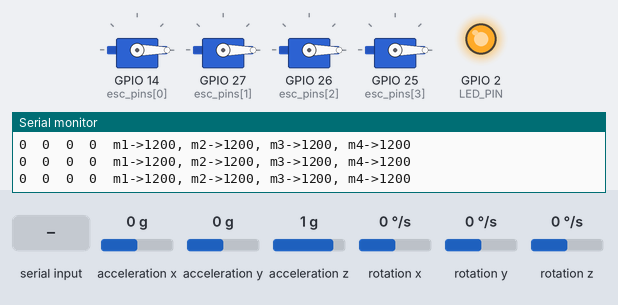
A sketch run on a simulated ESP32. Shown: 4 × servo, output pins drawn as LEDs (lit = HIGH), the last lines printed to the serial monitor. The test bench sets the inputs (shaded band); at power-on: acceleration y 0 g, acceleration z 1 g, acceleration x 0 g, rotation x 0 °/s, rotation y 0 °/s, rotation z 0 °/s.

Above: at 3.8 s.
3.9 s: "1\n" received over the second serial link
At 4.9 s:
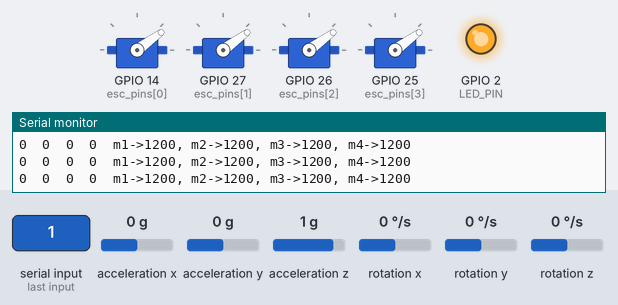
5.4 s: acceleration y set to -1.4 g
At 5.9 s:
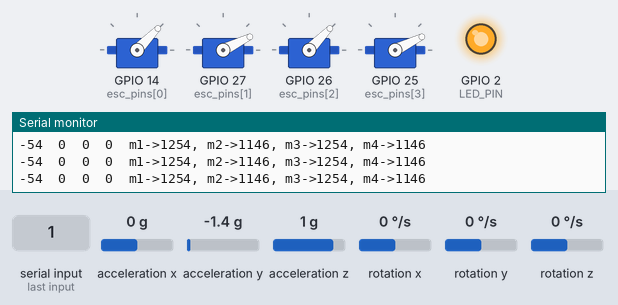
6.9 s: acceleration z set to -1.4 g
At 8.1 s:
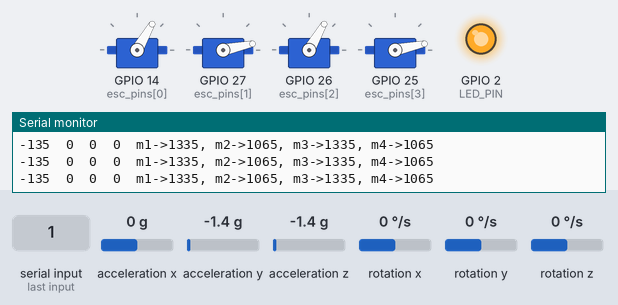
8.4 s: "90,45\n" received over the second serial link
At 9.5 s:
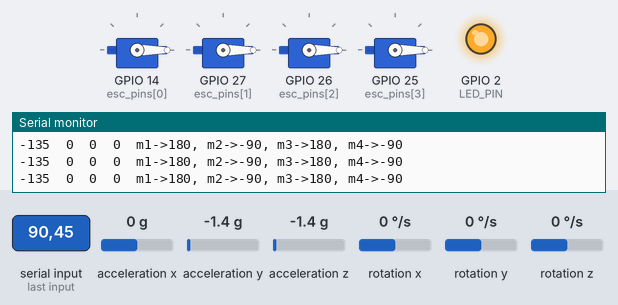
Timing chart, 0 to 10.9 s (numbered marks = the images above; inputs shaded):
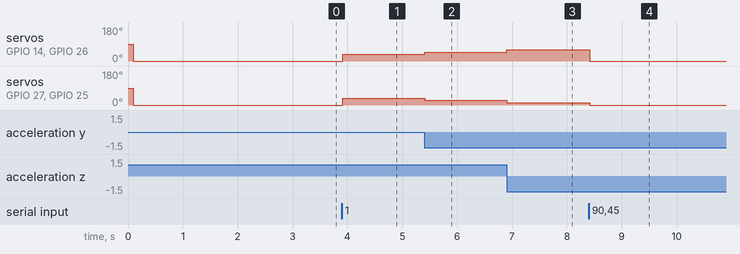

The sketch:

flight_controller.ino
```cpp
#define LED_PIN LED_BUILTIN

////////////////// Orientation related constants /////////////////////////////////////
float roll_b = 0, pitch_b = 0, yaw_b = 0, X_b = 0, Y_b = 0, Z_b = 0; // bias values for mpu6050
float roll_cf = 65.5, pitch_cf = 65.5, yaw_cf = 65.5, X_cf = 4096, Y_cf = 4096, Z_cf = 4096; // bias values for mpu6050

int mpu6050_status = 0;
int roll_index = 0, pitch_index = 1, yaw_index = 2, alt_index = 3;
int16_t raw_roll, raw_pitch, raw_yaw, raw_accX, raw_accY, raw_accZ;  // raw values

float orientation_from_gyro[3] = {0, 0, 0};
float orientation_from_acc[3] = {0, 0, 0};
float orientation[4] = {0, 0, 0, 0};

float KalmanAngleRoll=0, KalmanUncertaintyAngleRoll=2*2;
float KalmanAnglePitch=0, KalmanUncertaintyAnglePitch=2*2;


///////////////////////// PID related constants //////////////////////////////////
float p_gains[4] = {1, 0, 0, 0};
float i_gains[4] = {0, 0, 0, 0};
float d_gains[4] = {0, 0, 0, 0};
int setpoints[4] = {0, 0, 0, 0};
float errors[4] = {0, 0, 0, 0};
float prev_errors[4] = {0, 0, 0, 0};
float error_sum[4] = {0, 0, 0, 0};
int pid_out[4] = {0, 0, 0, 0};
int base_throttle = 1200;

//////////////////////// ESC related /////////////////////////////////////
// some settings
int order_of_motors[4] = {0, 1, 2, 3}; // order of the motors -> {top_left, top_right, bottom_left, bottom_right}
int motor_min_speed = 1000;
int motor_max_speed = 2000;
int speed_diff = motor_max_speed - motor_min_speed;
int max_values[4] = {400, 400, 400, speed_diff}; // roll, pitch, yaw, altitude

// run time variables
int motor_states[4] = {0, 0, 0, 0};
int motors_speed[4] = {motor_min_speed, motor_min_speed, motor_min_speed, motor_min_speed};

/////////////////////// execution related //////////////////////
unsigned long prevTime = micros();
unsigned long lastPIDTime = micros();
int mode = 10;//10->setup 0->standby, 1->motor_calib, 2->imu_calib, 3->guided, 4-> auto

int sampling_time = 4000; // microseconds
float dt = sampling_time / 1000000.0;  // Correct conversion to seconds

int count = 0;
unsigned long countTime = micros();

void setup() {
    Serial.begin(115200);
    Serial2.begin(57600, SERIAL_8N1, 16, 17);

    pinMode(LED_PIN, OUTPUT);
    digitalWrite(LED_PIN, LOW);
    Serial.println("(: Drone started :)");

    // **Step 2: Motor Setup**
    setup_motors();

    // **Step 5: Gyro setup**
    gyro_setup();

    // **Step 6: Ready**
    Serial.println("Drone Ready!");
    digitalWrite(LED_PIN, HIGH); // Solid ON for Wi-Fi connected

    mode = 0;
}

void loop() {
  count++;

// communication to get commands and pid
  unsigned long t1 = micros();
  if (Serial2.available()) {
    String receivedData = Serial2.readStringUntil('\n'); // Read the full line

    Serial.println(receivedData);

    // Parse the received string
    sscanf(receivedData.c_str(), "%d,%d,%f,%f,%f,%f,%f,%f,%f,%f,%f",
            &mode, &base_throttle, &p_gains[roll_index], &i_gains[roll_index], &d_gains[roll_index], &p_gains[pitch_index], &i_gains[pitch_index], &d_gains[pitch_index]);

      // // Print parsed values
      // Serial.println("Parsed Values:");
      // Serial.print("Mode: "); Serial.println(mode);
      // Serial.print("Roll PID: "); Serial.print(p_gains[roll_index]); Serial.print(", "); Serial.print(i_gains[roll_index]); Serial.print(", "); Serial.println(d_gains[roll_index]);
      // Serial.print("Pitch PID: "); Serial.print(p_gains[pitch_index]); Serial.print(", "); Serial.print(i_gains[pitch_index]); Serial.print(", "); Serial.println(d_gains[pitch_index]);
      // Serial.print("Yaw PID: "); Serial.print(p_gains[yaw_index]); Serial.print(", "); Serial.print(i_gains[yaw_index]); Serial.print(", "); Serial.println(d_gains[yaw_index]);
      // Serial.print("Base Throttle: "); Serial.println(base_throttle);
  }

  // unsigned long t2 = micros();
  find_orientation();

  // unsigned long t3 = micros();
  pid();

  // unsigned long t4 = micros();
  if(mode != 1){
    motors_speed[0] = motor_min_speed;
    motors_speed[1] = motor_min_speed;
    motors_speed[2] = motor_min_speed;
    motors_speed[3] = motor_min_speed;
  }
  spin_motors();

  // unsigned long t5 = micros();

  // if(micros() - countTime >= 1000000){
  //   Serial.println(count);
  //   countTime = micros();
  // }


  // Measure execution time
  while(micros() - prevTime < sampling_time);
  // unsigned long t6 = micros();


  // Serial.print(count);
  // Serial.print(" Execution Time(in micro seconds)-> ");
  // Serial.print(" uart: "); Serial.print(t2 - t1);
  // Serial.print(" gyro: "); Serial.print(t3 - t2);
  // Serial.print(" pid: "); Serial.print(t4 - t3);
  // Serial.print(" motors: "); Serial.print(t5 - t4);
  // Serial.print(" while: "); Serial.println(t6 - t5);

  prevTime = micros();
}
```

gyro.ino
```cpp
#include "Wire.h"
#include "MPU6050_6Axis_MotionApps20.h"

MPU6050 mpu;
bool dmpReady = false;
uint16_t packetSize;
uint8_t fifoBuffer[64];

Quaternion q;
VectorFloat gravity;
float ypr[3];

void gyro_setup() {
    Serial.begin(115200);
    Wire.begin();
    Wire.setClock(400000);
    mpu.initialize();

    Serial.println("Calibrating MPU6050...");
    mpu.CalibrateAccel(10);
    mpu.CalibrateGyro(10);

    if (mpu.dmpInitialize() != 0) {
        Serial.println("DMP Initialization Failed!");
        while (1);
    }

    Serial.println("MPU6050 Initialized!");
    mpu.setDMPEnabled(true);
    dmpReady = true;
    packetSize = mpu.dmpGetFIFOPacketSize();
}

void find_orientation() {
    if (!dmpReady) return;

    if (mpu.getFIFOCount() == 1024) { // Handle FIFO overflow
        mpu.resetFIFO();
        Serial.println("FIFO Overflow! Resetting...");
        return;
    }

    if (mpu.getFIFOCount() < packetSize) return;

    mpu.getFIFOBytes(fifoBuffer, packetSize);

    mpu.dmpGetQuaternion(&q, fifoBuffer);
    mpu.dmpGetGravity(&gravity, &q);
    mpu.dmpGetYawPitchRoll(ypr, &q, &gravity);

    // // Axis corrections (if needed)
    // ypr[0] = -ypr[0]; // Invert Yaw if necessary
    // ypr[1] = -ypr[1]; // Invert Pitch if necessary
    // ypr[2] = ypr[2];  // Keep Roll as is

    // Axis corrections (if needed)
    orientation[yaw_index] = ypr[0] * 180/M_PI; // Invert Yaw if necessary
    orientation[pitch_index] = ypr[1] * 180/M_PI; // Invert Pitch if necessary
    orientation[roll_index] = ypr[2] * 180/M_PI;  // Keep Roll as is

    // Serial.print("Yaw: ");
    // Serial.print(ypr[0] * 180/M_PI);
    // Serial.print(" | Pitch: ");
    // Serial.print(ypr[1] * 180/M_PI);
    // Serial.print(" | Roll: ");
    // Serial.println(ypr[2] * 180/M_PI);
}
```

motors.ino
```cpp
#include <ESP32Servo.h>

Servo motor_tl;
Servo motor_tr;
Servo motor_bl;
Servo motor_br;

int speed_factor = (motor_max_speed - motor_min_speed) / 2;

int esc_pins[4] = {14, 27, 26, 25};

void setup_motors() {
    Serial.println("Motor Setup");

    ESP32PWM::allocateTimer(0);
    ESP32PWM::allocateTimer(1);
    ESP32PWM::allocateTimer(2);
    ESP32PWM::allocateTimer(3);

    motor_tl.setPeriodHertz(50);  // 50Hz PWM signal
    motor_tr.setPeriodHertz(50);
    motor_bl.setPeriodHertz(50);
    motor_br.setPeriodHertz(50);

    motor_tl.attach(esc_pins[order_of_motors[0]], motor_min_speed, motor_max_speed);
    motor_tr.attach(esc_pins[order_of_motors[1]], motor_min_speed, motor_max_speed);
    motor_bl.attach(esc_pins[order_of_motors[2]], motor_min_speed, motor_max_speed);
    motor_br.attach(esc_pins[order_of_motors[3]], motor_min_speed, motor_max_speed);

    delay(100);  // Allow ESCs to initialize properly
    arm();
    delay(2000);  // to prevent motor beeps distrub the gyro
}

void reconfig_motors(){
    motor_tl.detach();
    motor_tr.detach();
    motor_bl.detach();
    motor_br.detach();

    motor_tl.attach(esc_pins[order_of_motors[0]], motor_min_speed, motor_max_speed);
    motor_tr.attach(esc_pins[order_of_motors[1]], motor_min_speed, motor_max_speed);
    motor_bl.attach(esc_pins[order_of_motors[2]], motor_min_speed, motor_max_speed);
    motor_br.attach(esc_pins[order_of_motors[3]], motor_min_speed, motor_max_speed);

    Serial.println("motors reconfigured");
}

void spin_motors(){
        // spin motors
      for (int i=0; i<4; i++){
        motors_speed[i] = motor_states[i] ? constrain(motors_speed[i], motor_min_speed, motor_max_speed) : motor_min_speed;

        switch (i) {
            case 0: motor_tl.writeMicroseconds(motors_speed[i]); break;
            case 1: motor_tr.writeMicroseconds(motors_speed[i]); break;
            case 2: motor_bl.writeMicroseconds(motors_speed[i]); break;
            case 3: motor_br.writeMicroseconds(motors_speed[i]); break;
            default: Serial.printf("Invalid motor number: %d\n", i); return;
        }

        // Serial.print(" \t motor");
        // Serial.print(i);
        // Serial.print("-> ");
        // Serial.print(motors_speed[i]);
      }
      // Serial.println();
}

void disarm(){
int current_speed = (motors_speed[0] + motors_speed[1] + motors_speed[2] + motors_speed[3])/4;

while (current_speed > motor_min_speed) {
    current_speed -= 50;  // Increase in small steps

    motors_speed[0] = current_speed;
    motors_speed[1] = current_speed;
    motors_speed[2] = current_speed;
    motors_speed[3] = current_speed;

    spin_motors();
    delay(250);  // Small delay to allow smooth transition
}

  motor_states[0] = 0;
  motor_states[1] = 0;
  motor_states[2] = 0;
  motor_states[3] = 0;

  Serial.println("Disarmed");
}

void arm(){
  motor_states[0] = 1;
  motor_states[1] = 1;
  motor_states[2] = 1;
  motor_states[3] = 1;

  motors_speed[0] = motor_min_speed;
  motors_speed[1] = motor_min_speed;
  motors_speed[2] = motor_min_speed;
  motors_speed[3] = motor_min_speed;
  spin_motors();

  Serial.println("Armed");
}

bool motor_calibration(int step_number) {
    Serial.println("Calibrating ESCs...");
    Serial.println("Step 1: Disconnect battery and remove props.");
    Serial.println("Step 2: Sending MAX throttle...");

    motors_speed[0] = motor_max_speed;
    motors_speed[1] = motor_max_speed;
    motors_speed[2] = motor_max_speed;
    motors_speed[3] = motor_max_speed;

    spin_motors();
    delay(3000);

    Serial.println("Step 3: Sending MIN throttle...");
    motors_speed[0] = motor_min_speed;
    motors_speed[1] = motor_min_speed;
    motors_speed[2] = motor_min_speed;
    motors_speed[3] = motor_min_speed;

    spin_motors();

    delay(3000);
    Serial.println("ESC calibration complete!");

    return 0;
}

void landDrone() {
    disarm();
    // apply the logic here to landing the drone
    Serial.println("add logic to land the drone ...");
}

void hover_at_this_pose() {
    Serial.println("apply the logic here to hover the drone ...");
    // apply the logic here to hover the drone
    disarm();
}
```

pid.ino
```cpp
// //
// // // PID related
// //
void pid(){
  calculate_pid();

  float roll, pitch, yaw, altitude = 0;

  roll  = pid_out[roll_index];
  pitch = pid_out[pitch_index];

  // yaw   = pid_out[yaw_index];
  // altitude = pid_out[alt_index] + base_throttle;

  altitude += base_throttle;

  // Motor mixing for quadcopter in X configuration
  motors_speed[0] = altitude - roll + pitch + yaw;  // Front-Left  (Motor 1)
  motors_speed[1] = altitude + roll + pitch - yaw;  // Front-Right (Motor 2)
  motors_speed[2] = altitude - roll - pitch - yaw;  // Back-Left   (Motor 3)
  motors_speed[3] = altitude + roll - pitch + yaw;  // Back-Right  (Motor 4)

  Serial.printf("m1->%d, m2->%d, m3->%d, m4->%d\n", motors_speed[0],motors_speed[1], motors_speed[2], motors_speed[3]);
}

void calculate_pid(){
  dt = (micros() - lastPIDTime)/(1e-6);
  lastPIDTime = micros();
  // Serial.println(dt, 9);
  // below code is given by chatgpt

  for (int index = 0; index < 4; index++){
    errors[index] =  orientation[index] - setpoints[index];  // Ensure correct error sign

    // Integrate error with time scaling and anti-windup
    float integral = error_sum[index] + errors[index] * dt;
    if (pid_out[index] < max_values[index] && pid_out[index] > -max_values[index]) {
        error_sum[index] = integral;  // Only integrate when not saturated
    }

    // Apply integral windup constraint
    error_sum[index] = constrain(error_sum[index], -max_values[index], max_values[index]);

    // Differentiate error with time scaling and noise filtering
    float error_dif = (errors[index] - prev_errors[index]) / (dt + 1e-6);
    static float filtered_d = 0;
    float alpha = 0.1;
    filtered_d = alpha * error_dif + (1 - alpha) * filtered_d;

    // Compute PID output and clamp it
    pid_out[index] = p_gains[index] * errors[index] +
                    i_gains[index] * error_sum[index] +
                    d_gains[index] * filtered_d;

    pid_out[index] = constrain(pid_out[index], -max_values[index], max_values[index]);

    prev_errors[index] = errors[index];

    Serial.print(pid_out[index]); Serial.print("\t");
  }
  // Serial.println();
}
```

Measured:
- after the input at 3.9 s, servo on GPIO 14 (esc_pins[0]), servo on GPIO 27 (esc_pins[1]), servo on GPIO 26 (esc_pins[2]), servo on GPIO 25 (esc_pins[3]): 0° → 36° at once
- after the input at 5.4 s, servo on GPIO 14 (esc_pins[0]), servo on GPIO 26 (esc_pins[2]): 36° → 46° at once; servo on GPIO 27 (esc_pins[1]), servo on GPIO 25 (esc_pins[3]): 36° → 26° at once
- after the input at 6.9 s, servo on GPIO 14 (esc_pins[0]), servo on GPIO 26 (esc_pins[2]): 46° → 60° at once; servo on GPIO 27 (esc_pins[1]), servo on GPIO 25 (esc_pins[3]): 26° → 12° at once
- after the input at 8.4 s, servo on GPIO 14 (esc_pins[0]), servo on GPIO 26 (esc_pins[2]): 60° → 0° at once; servo on GPIO 27 (esc_pins[1]), servo on GPIO 25 (esc_pins[3]): 12° → 0° at once
